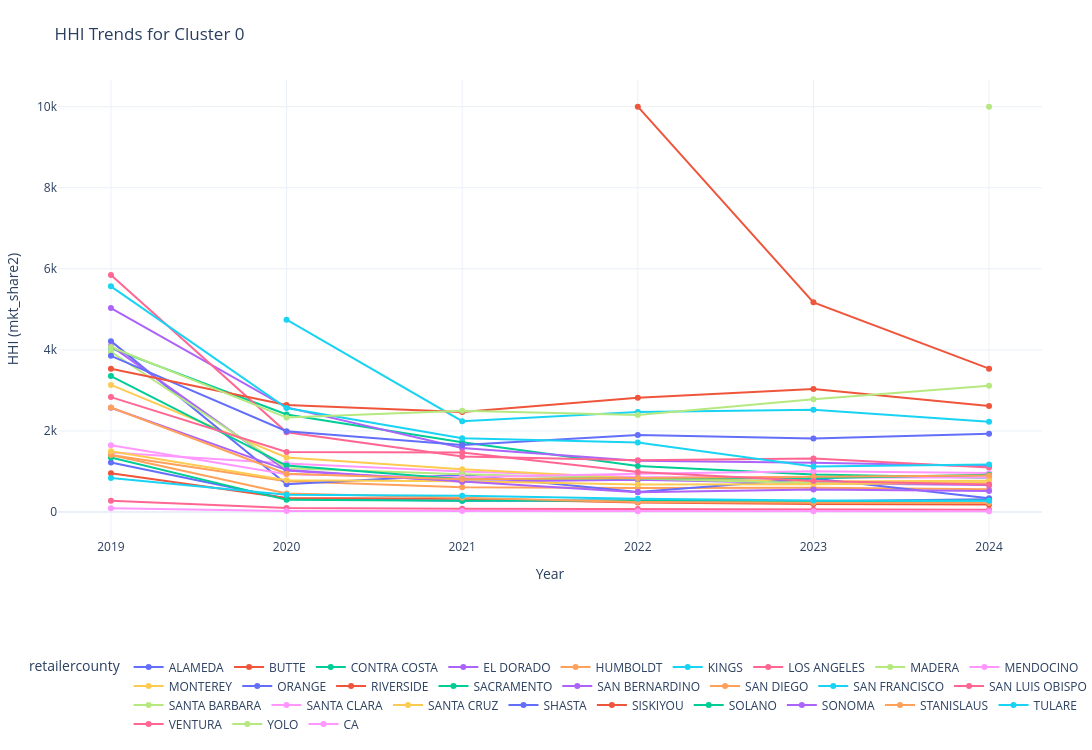
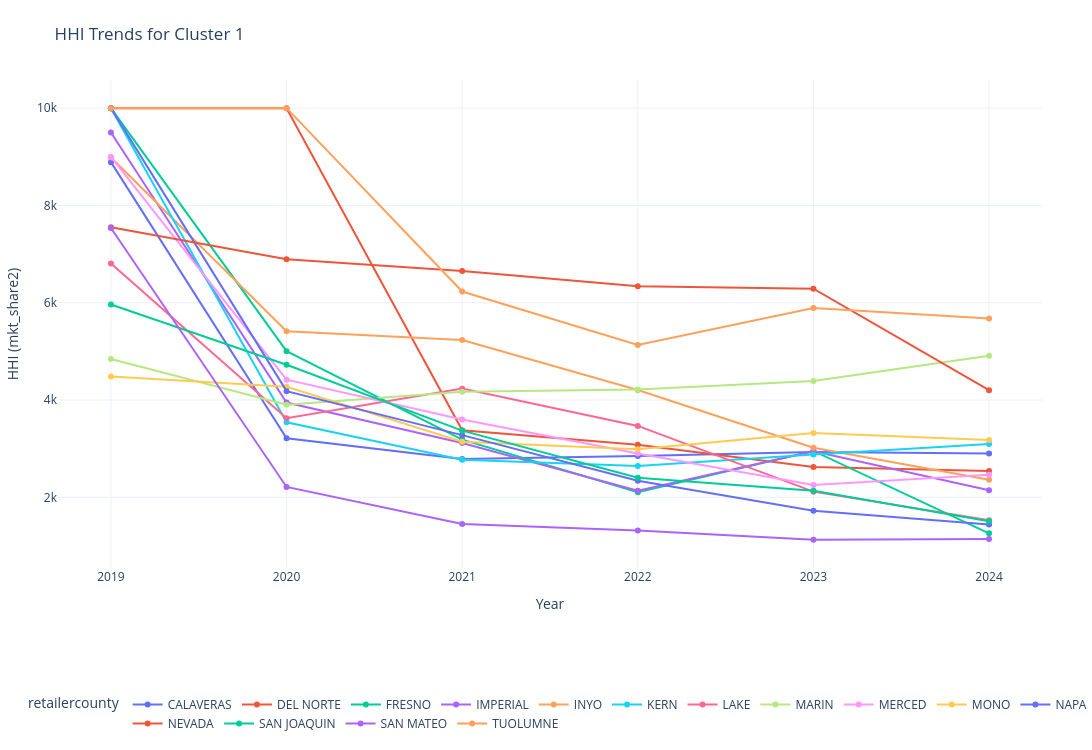
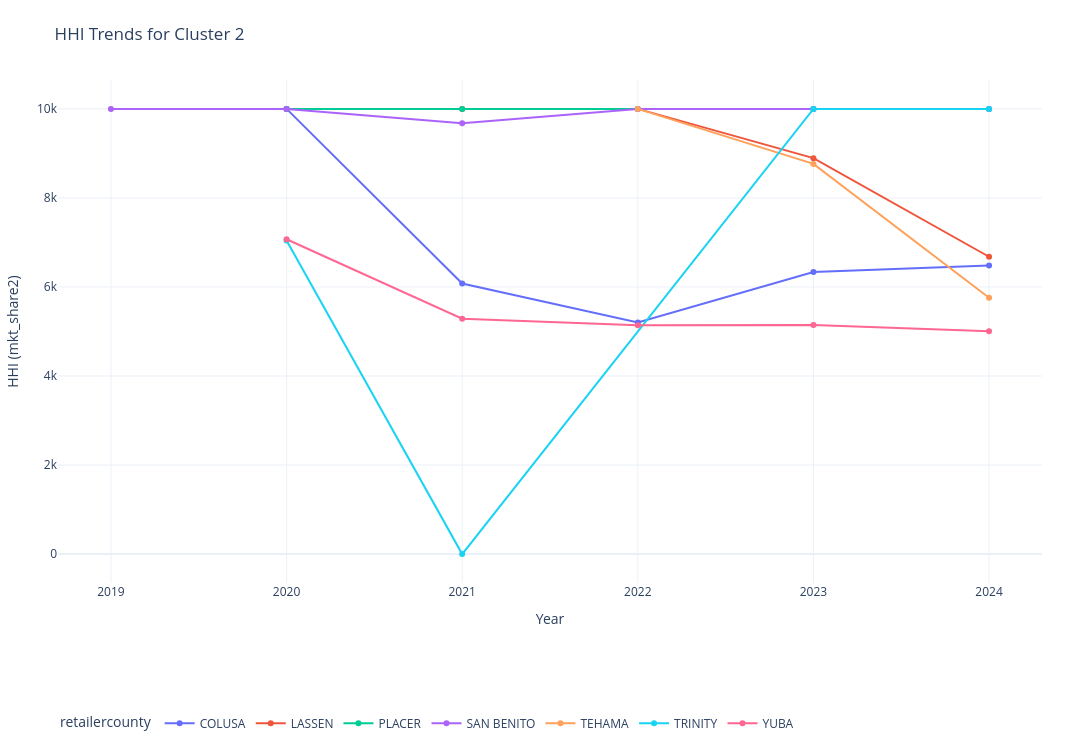

Write notebook code for charts like these, in order.
### Code cell
import plotly.express as px
import plotly.graph_objects as go

unique_clusters = df_filtered['cluster'].unique()

for cluster_label in unique_clusters:
    df_cluster = df_filtered[df_filtered['cluster'] == cluster_label]

    fig = px.line(
        df_cluster,
        x="year",
        y="mkt_share2",
        color="retailercounty",
        markers=True,
        title=f"HHI Trends for Cluster {cluster_label}",
        labels={"mkt_share2": "HHI (mkt_share2)", "year": "Year"},
    )

    fig.update_layout(
        template="plotly_white",
        width=1300,
        height=750,
        legend=dict(orientation="h", y=-0.25),
        margin=dict(l=50, r=50, t=80, b=80),
    )

    fig.show()

    fig.write_html(f"cluster_{cluster_label}_trends.html")

### Figure 1 — Plotly figure (JSON) as saved in the notebook; plotly's stock layout.template omitted (floating-point values rounded to 4 significant figures)
{"data": [{"hovertemplate": "retailercounty=ALAMEDA<br>Year=%{x}<br>HHI (mkt_share2)=%{y}<extra></extra>", "legendgroup": "ALAMEDA", "line": {"color": "#636efa", "dash": "solid"}, "marker": {"symbol": "circle"}, "mode": "lines+markers", "name": "ALAMEDA", "orientation": "v", "showlegend": true, "type": "scatter", "x": [2019, 2020, 2021, 2022, 2023, 2024], "xaxis": "x", "y": [1221.0, 325.3, 277.2, 285.2, 267.1, 317.1], "yaxis": "y"}, {"hovertemplate": "retailercounty=BUTTE<br>Year=%{x}<br>HHI (mkt_share2)=%{y}<extra></extra>", "legendgroup": "BUTTE", "line": {"color": "#EF553B", "dash": "solid"}, "marker": {"symbol": "circle"}, "mode": "lines+markers", "name": "BUTTE", "orientation": "v", "showlegend": true, "type": "scatter", "x": [2022, 2023, 2024], "xaxis": "x", "y": [10000.0, 5172.0, 3537.0], "yaxis": "y"}, {"hovertemplate": "retailercounty=CONTRA COSTA<br>Year=%{x}<br>HHI (mkt_share2)=%{y}<extra></extra>", "legendgroup": "CONTRA COSTA", "line": {"color": "#00cc96", "dash": "solid"}, "marker": {"symbol": "circle"}, "mode": "lines+markers", "name": "CONTRA COSTA", "orientation": "v", "showlegend": true, "type": "scatter", "x": [2019, 2020, 2021, 2022, 2023, 2024], "xaxis": "x", "y": [4044.0, 2406.0, 1724.0, 1134.0, 923.2, 848.0], "yaxis": "y"}, {"hovertemplate": "retailercounty=EL DORADO<br>Year=%{x}<br>HHI (mkt_share2)=%{y}<extra></extra>", "legendgroup": "EL DORADO", "line": {"color": "#ab63fa", "dash": "solid"}, "marker": {"symbol": "circle"}, "mode": "lines+markers", "name": "EL DORADO", "orientation": "v", "showlegend": true, "type": "scatter", "x": [2019, 2020, 2021, 2022, 2023, 2024], "xaxis": "x", "y": [5031.0, 2581.0, 1578.0, 1264.0, 1217.0, 1138.0], "yaxis": "y"}, {"hovertemplate": "retailercounty=HUMBOLDT<br>Year=%{x}<br>HHI (mkt_share2)=%{y}<extra></extra>", "legendgroup": "HUMBOLDT", "line": {"color": "#FFA15A", "dash": "solid"}, "marker": {"symbol": "circle"}, "mode": "lines+markers", "name": "HUMBOLDT", "orientation": "v", "showlegend": true, "type": "scatter", "x": [2019, 2020, 2021, 2022, 2023, 2024], "xaxis": "x", "y": [1404.0, 761.9, 608.4, 589.7, 595.7, 561.0], "yaxis": "y"}, {"hovertemplate": "retailercounty=KINGS<br>Year=%{x}<br>HHI (mkt_share2)=%{y}<extra></extra>", "legendgroup": "KINGS", "line": {"color": "#19d3f3", "dash": "solid"}, "marker": {"symbol": "circle"}, "mode": "lines+markers", "name": "KINGS", "orientation": "v", "showlegend": true, "type": "scatter", "x": [2020, 2021, 2022, 2023, 2024], "xaxis": "x", "y": [4743.0, 2240.0, 2469.0, 2523.0, 2226.0], "yaxis": "y"}, {"hovertemplate": "retailercounty=LOS ANGELES<br>Year=%{x}<br>HHI (mkt_share2)=%{y}<extra></extra>", "legendgroup": "LOS ANGELES", "line": {"color": "#FF6692", "dash": "solid"}, "marker": {"symbol": "circle"}, "mode": "lines+markers", "name": "LOS ANGELES", "orientation": "v", "showlegend": true, "type": "scatter", "x": [2019, 2020, 2021, 2022, 2023, 2024], "xaxis": "x", "y": [276.8, 101.8, 83.01, 75.88, 56.88, 57.41], "yaxis": "y"}, {"hovertemplate": "retailercounty=MADERA<br>Year=%{x}<br>HHI (mkt_share2)=%{y}<extra></extra>", "legendgroup": "MADERA", "line": {"color": "#B6E880", "dash": "solid"}, "marker": {"symbol": "circle"}, "mode": "lines+markers", "name": "MADERA", "orientation": "v", "showlegend": true, "type": "scatter", "x": [2024], "xaxis": "x", "y": [10000.0], "yaxis": "y"}, {"hovertemplate": "retailercounty=MENDOCINO<br>Year=%{x}<br>HHI (mkt_share2)=%{y}<extra></extra>", "legendgroup": "MENDOCINO", "line": {"color": "#FF97FF", "dash": "solid"}, "marker": {"symbol": "circle"}, "mode": "lines+markers", "name": "MENDOCINO", "orientation": "v", "showlegend": true, "type": "scatter", "x": [2019, 2020, 2021, 2022, 2023, 2024], "xaxis": "x", "y": [1470.0, 1196.0, 997.0, 862.1, 854.1, 852.6], "yaxis": "y"}, {"hovertemplate": "retailercounty=MONTEREY<br>Year=%{x}<br>HHI (mkt_share2)=%{y}<extra></extra>", "legendgroup": "MONTEREY", "line": {"color": "#FECB52", "dash": "solid"}, "marker": {"symbol": "circle"}, "mode": "lines+markers", "name": "MONTEREY", "orientation": "v", "showlegend": true, "type": "scatter", "x": [2019, 2020, 2021, 2022, 2023, 2024], "xaxis": "x", "y": [3135.0, 1348.0, 1055.0, 825.5, 751.6, 771.0], "yaxis": "y"}, {"hovertemplate": "retailercounty=ORANGE<br>Year=%{x}<br>HHI (mkt_share2)=%{y}<extra></extra>", "legendgroup": "ORANGE", "line": {"color": "#636efa", "dash": "solid"}, "marker": {"symbol": "circle"}, "mode": "lines+markers", "name": "ORANGE", "orientation": "v", "showlegend": true, "type": "scatter", "x": [2019, 2020, 2021, 2022, 2023, 2024], "xaxis": "x", "y": [4215.0, 682.4, 917.1, 494.4, 828.9, 339.5], "yaxis": "y"}, {"hovertemplate": "retailercounty=RIVERSIDE<br>Year=%{x}<br>HHI (mkt_share2)=%{y}<extra></extra>", "legendgroup": "RIVERSIDE", "line": {"color": "#EF553B", "dash": "solid"}, "marker": {"symbol": "circle"}, "mode": "lines+markers", "name": "RIVERSIDE", "orientation": "v", "showlegend": true, "type": "scatter", "x": [2019, 2020, 2021, 2022, 2023, 2024], "xaxis": "x", "y": [958.2, 345.4, 324.7, 237.6, 198.3, 186.8], "yaxis": "y"}, {"hovertemplate": "retailercounty=SACRAMENTO<br>Year=%{x}<br>HHI (mkt_share2)=%{y}<extra></extra>", "legendgroup": "SACRAMENTO", "line": {"color": "#00cc96", "dash": "solid"}, "marker": {"symbol": "circle"}, "mode": "lines+markers", "name": "SACRAMENTO", "orientation": "v", "showlegend": true, "type": "scatter", "x": [2019, 2020, 2021, 2022, 2023, 2024], "xaxis": "x", "y": [1347.0, 299.8, 275.5, 284.6, 265.9, 283.5], "yaxis": "y"}, {"hovertemplate": "retailercounty=SAN BERNARDINO<br>Year=%{x}<br>HHI (mkt_share2)=%{y}<extra></extra>", "legendgroup": "SAN BERNARDINO", "line": {"color": "#ab63fa", "dash": "solid"}, "marker": {"symbol": "circle"}, "mode": "lines+markers", "name": "SAN BERNARDINO", "orientation": "v", "showlegend": true, "type": "scatter", "x": [2019, 2020, 2021, 2022, 2023, 2024], "xaxis": "x", "y": [4098.0, 1023.0, 749.3, 794.8, 707.4, 666.0], "yaxis": "y"}, {"hovertemplate": "retailercounty=SAN DIEGO<br>Year=%{x}<br>HHI (mkt_share2)=%{y}<extra></extra>", "legendgroup": "SAN DIEGO", "line": {"color": "#FFA15A", "dash": "solid"}, "marker": {"symbol": "circle"}, "mode": "lines+markers", "name": "SAN DIEGO", "orientation": "v", "showlegend": true, "type": "scatter", "x": [2019, 2020, 2021, 2022, 2023, 2024], "xaxis": "x", "y": [1409.0, 458.6, 349.6, 249.9, 231.3, 224.8], "yaxis": "y"}, {"hovertemplate": "retailercounty=SAN FRANCISCO<br>Year=%{x}<br>HHI (mkt_share2)=%{y}<extra></extra>", "legendgroup": "SAN FRANCISCO", "line": {"color": "#19d3f3", "dash": "solid"}, "marker": {"symbol": "circle"}, "mode": "lines+markers", "name": "SAN FRANCISCO", "orientation": "v", "showlegend": true, "type": "scatter", "x": [2019, 2020, 2021, 2022, 2023, 2024], "xaxis": "x", "y": [836.5, 427.0, 398.3, 328.9, 284.4, 275.7], "yaxis": "y"}, {"hovertemplate": "retailercounty=SAN LUIS OBISPO<br>Year=%{x}<br>HHI (mkt_share2)=%{y}<extra></extra>", "legendgroup": "SAN LUIS OBISPO", "line": {"color": "#FF6692", "dash": "solid"}, "marker": {"symbol": "circle"}, "mode": "lines+markers", "name": "SAN LUIS OBISPO", "orientation": "v", "showlegend": true, "type": "scatter", "x": [2019, 2020, 2021, 2022, 2023, 2024], "xaxis": "x", "y": [5846.0, 1969.0, 1372.0, 1274.0, 1320.0, 1096.0], "yaxis": "y"}, {"hovertemplate": "retailercounty=SANTA BARBARA<br>Year=%{x}<br>HHI (mkt_share2)=%{y}<extra></extra>", "legendgroup": "SANTA BARBARA", "line": {"color": "#B6E880", "dash": "solid"}, "marker": {"symbol": "circle"}, "mode": "lines+markers", "name": "SANTA BARBARA", "orientation": "v", "showlegend": true, "type": "scatter", "x": [2019, 2020, 2021, 2022, 2023, 2024], "xaxis": "x", "y": [3954.0, 1080.0, 929.0, 828.8, 707.2, 718.9], "yaxis": "y"}, {"hovertemplate": "retailercounty=SANTA CLARA<br>Year=%{x}<br>HHI (mkt_share2)=%{y}<extra></extra>", "legendgroup": "SANTA CLARA", "line": {"color": "#FF97FF", "dash": "solid"}, "marker": {"symbol": "circle"}, "mode": "lines+markers", "name": "SANTA CLARA", "orientation": "v", "showlegend": true, "type": "scatter", "x": [2019, 2020, 2021, 2022, 2023, 2024], "xaxis": "x", "y": [1645.0, 934.0, 857.7, 947.0, 1008.0, 961.1], "yaxis": "y"}, {"hovertemplate": "retailercounty=SANTA CRUZ<br>Year=%{x}<br>HHI (mkt_share2)=%{y}<extra></extra>", "legendgroup": "SANTA CRUZ", "line": {"color": "#FECB52", "dash": "solid"}, "marker": {"symbol": "circle"}, "mode": "lines+markers", "name": "SANTA CRUZ", "orientation": "v", "showlegend": true, "type": "scatter", "x": [2019, 2020, 2021, 2022, 2023, 2024], "xaxis": "x", "y": [1500.0, 781.4, 757.6, 675.8, 682.1, 728.5], "yaxis": "y"}, {"hovertemplate": "retailercounty=SHASTA<br>Year=%{x}<br>HHI (mkt_share2)=%{y}<extra></extra>", "legendgroup": "SHASTA", "line": {"color": "#636efa", "dash": "solid"}, "marker": {"symbol": "circle"}, "mode": "lines+markers", "name": "SHASTA", "orientation": "v", "showlegend": true, "type": "scatter", "x": [2019, 2020, 2021, 2022, 2023, 2024], "xaxis": "x", "y": [3853.0, 1992.0, 1654.0, 1901.0, 1815.0, 1931.0], "yaxis": "y"}, {"hovertemplate": "retailercounty=SISKIYOU<br>Year=%{x}<br>HHI (mkt_share2)=%{y}<extra></extra>", "legendgroup": "SISKIYOU", "line": {"color": "#EF553B", "dash": "solid"}, "marker": {"symbol": "circle"}, "mode": "lines+markers", "name": "SISKIYOU", "orientation": "v", "showlegend": true, "type": "scatter", "x": [2019, 2020, 2021, 2022, 2023, 2024], "xaxis": "x", "y": [3532.0, 2641.0, 2469.0, 2816.0, 3032.0, 2614.0], "yaxis": "y"}, {"hovertemplate": "retailercounty=SOLANO<br>Year=%{x}<br>HHI (mkt_share2)=%{y}<extra></extra>", "legendgroup": "SOLANO", "line": {"color": "#00cc96", "dash": "solid"}, "marker": {"symbol": "circle"}, "mode": "lines+markers", "name": "SOLANO", "orientation": "v", "showlegend": true, "type": "scatter", "x": [2019, 2020, 2021, 2022, 2023, 2024], "xaxis": "x", "y": [3353.0, 1146.0, 808.5, 833.5, 833.7, 918.0], "yaxis": "y"}, {"hovertemplate": "retailercounty=SONOMA<br>Year=%{x}<br>HHI (mkt_share2)=%{y}<extra></extra>", "legendgroup": "SONOMA", "line": {"color": "#ab63fa", "dash": "solid"}, "marker": {"symbol": "circle"}, "mode": "lines+markers", "name": "SONOMA", "orientation": "v", "showlegend": true, "type": "scatter", "x": [2019, 2020, 2021, 2022, 2023, 2024], "xaxis": "x", "y": [2573.0, 1034.0, 753.7, 490.4, 552.6, 518.1], "yaxis": "y"}, {"hovertemplate": "retailercounty=STANISLAUS<br>Year=%{x}<br>HHI (mkt_share2)=%{y}<extra></extra>", "legendgroup": "STANISLAUS", "line": {"color": "#FFA15A", "dash": "solid"}, "marker": {"symbol": "circle"}, "mode": "lines+markers", "name": "STANISLAUS", "orientation": "v", "showlegend": true, "type": "scatter", "x": [2019, 2020, 2021, 2022, 2023, 2024], "xaxis": "x", "y": [2577.0, 944.6, 807.1, 838.0, 872.2, 902.1], "yaxis": "y"}, {"hovertemplate": "retailercounty=TULARE<br>Year=%{x}<br>HHI (mkt_share2)=%{y}<extra></extra>", "legendgroup": "TULARE", "line": {"color": "#19d3f3", "dash": "solid"}, "marker": {"symbol": "circle"}, "mode": "lines+markers", "name": "TULARE", "orientation": "v", "showlegend": true, "type": "scatter", "x": [2019, 2020, 2021, 2022, 2023, 2024], "xaxis": "x", "y": [5567.0, 2564.0, 1822.0, 1713.0, 1123.0, 1175.0], "yaxis": "y"}, {"hovertemplate": "retailercounty=VENTURA<br>Year=%{x}<br>HHI (mkt_share2)=%{y}<extra></extra>", "legendgroup": "VENTURA", "line": {"color": "#FF6692", "dash": "solid"}, "marker": {"symbol": "circle"}, "mode": "lines+markers", "name": "VENTURA", "orientation": "v", "showlegend": true, "type": "scatter", "x": [2019, 2020, 2021, 2022, 2023, 2024], "xaxis": "x", "y": [2835.0, 1479.0, 1467.0, 988.6, 767.9, 680.9], "yaxis": "y"}, {"hovertemplate": "retailercounty=YOLO<br>Year=%{x}<br>HHI (mkt_share2)=%{y}<extra></extra>", "legendgroup": "YOLO", "line": {"color": "#B6E880", "dash": "solid"}, "marker": {"symbol": "circle"}, "mode": "lines+markers", "name": "YOLO", "orientation": "v", "showlegend": true, "type": "scatter", "x": [2019, 2020, 2021, 2022, 2023, 2024], "xaxis": "x", "y": [4071.0, 2329.0, 2495.0, 2391.0, 2780.0, 3117.0], "yaxis": "y"}, {"hovertemplate": "retailercounty=CA<br>Year=%{x}<br>HHI (mkt_share2)=%{y}<extra></extra>", "legendgroup": "CA", "line": {"color": "#FF97FF", "dash": "solid"}, "marker": {"symbol": "circle"}, "mode": "lines+markers", "name": "CA", "orientation": "v", "showlegend": true, "type": "scatter", "x": [2019, 2020, 2021, 2022, 2023, 2024], "xaxis": "x", "y": [93.13, 27.01, 23.31, 19.59, 18.68, 16.4], "yaxis": "y"}], "layout": {"height": 750, "legend": {"orientation": "h", "title": {"text": "retailercounty"}, "tracegroupgap": 0, "y": -0.25}, "margin": {"b": 80, "l": 50, "r": 50, "t": 80}, "title": {"text": "HHI Trends for Cluster 0"}, "width": 1300, "xaxis": {"anchor": "y", "domain": [0, 1], "title": {"text": "Year"}}, "yaxis": {"anchor": "x", "domain": [0, 1], "title": {"text": "HHI (mkt_share2)"}}}}

### Figure 2 — Plotly figure (JSON) as saved in the notebook; plotly's stock layout.template omitted (floating-point values rounded to 4 significant figures)
{"data": [{"hovertemplate": "retailercounty=CALAVERAS<br>Year=%{x}<br>HHI (mkt_share2)=%{y}<extra></extra>", "legendgroup": "CALAVERAS", "line": {"color": "#636efa", "dash": "solid"}, "marker": {"symbol": "circle"}, "mode": "lines+markers", "name": "CALAVERAS", "orientation": "v", "showlegend": true, "type": "scatter", "x": [2019, 2020, 2021, 2022, 2023, 2024], "xaxis": "x", "y": [8890.0, 3214.0, 2789.0, 2852.0, 2934.0, 2904.0], "yaxis": "y"}, {"hovertemplate": "retailercounty=DEL NORTE<br>Year=%{x}<br>HHI (mkt_share2)=%{y}<extra></extra>", "legendgroup": "DEL NORTE", "line": {"color": "#EF553B", "dash": "solid"}, "marker": {"symbol": "circle"}, "mode": "lines+markers", "name": "DEL NORTE", "orientation": "v", "showlegend": true, "type": "scatter", "x": [2019, 2020, 2021, 2022, 2023, 2024], "xaxis": "x", "y": [10000.0, 10000.0, 3377.0, 3083.0, 2623.0, 2542.0], "yaxis": "y"}, {"hovertemplate": "retailercounty=FRESNO<br>Year=%{x}<br>HHI (mkt_share2)=%{y}<extra></extra>", "legendgroup": "FRESNO", "line": {"color": "#00cc96", "dash": "solid"}, "marker": {"symbol": "circle"}, "mode": "lines+markers", "name": "FRESNO", "orientation": "v", "showlegend": true, "type": "scatter", "x": [2019, 2020, 2021, 2022, 2023, 2024], "xaxis": "x", "y": [10000.0, 5006.0, 3187.0, 2107.0, 2954.0, 1260.0], "yaxis": "y"}, {"hovertemplate": "retailercounty=IMPERIAL<br>Year=%{x}<br>HHI (mkt_share2)=%{y}<extra></extra>", "legendgroup": "IMPERIAL", "line": {"color": "#ab63fa", "dash": "solid"}, "marker": {"symbol": "circle"}, "mode": "lines+markers", "name": "IMPERIAL", "orientation": "v", "showlegend": true, "type": "scatter", "x": [2019, 2020, 2021, 2022, 2023, 2024], "xaxis": "x", "y": [9500.0, 3948.0, 3119.0, 2135.0, 2950.0, 2148.0], "yaxis": "y"}, {"hovertemplate": "retailercounty=INYO<br>Year=%{x}<br>HHI (mkt_share2)=%{y}<extra></extra>", "legendgroup": "INYO", "line": {"color": "#FFA15A", "dash": "solid"}, "marker": {"symbol": "circle"}, "mode": "lines+markers", "name": "INYO", "orientation": "v", "showlegend": true, "type": "scatter", "x": [2019, 2020, 2021, 2022, 2023, 2024], "xaxis": "x", "y": [8987.0, 5415.0, 5234.0, 4207.0, 3019.0, 2362.0], "yaxis": "y"}, {"hovertemplate": "retailercounty=KERN<br>Year=%{x}<br>HHI (mkt_share2)=%{y}<extra></extra>", "legendgroup": "KERN", "line": {"color": "#19d3f3", "dash": "solid"}, "marker": {"symbol": "circle"}, "mode": "lines+markers", "name": "KERN", "orientation": "v", "showlegend": true, "type": "scatter", "x": [2019, 2020, 2021, 2022, 2023, 2024], "xaxis": "x", "y": [10000.0, 3542.0, 2774.0, 2644.0, 2879.0, 3095.0], "yaxis": "y"}, {"hovertemplate": "retailercounty=LAKE<br>Year=%{x}<br>HHI (mkt_share2)=%{y}<extra></extra>", "legendgroup": "LAKE", "line": {"color": "#FF6692", "dash": "solid"}, "marker": {"symbol": "circle"}, "mode": "lines+markers", "name": "LAKE", "orientation": "v", "showlegend": true, "type": "scatter", "x": [2019, 2020, 2021, 2022, 2023, 2024], "xaxis": "x", "y": [6805.0, 3626.0, 4235.0, 3469.0, 2118.0, 1530.0], "yaxis": "y"}, {"hovertemplate": "retailercounty=MARIN<br>Year=%{x}<br>HHI (mkt_share2)=%{y}<extra></extra>", "legendgroup": "MARIN", "line": {"color": "#B6E880", "dash": "solid"}, "marker": {"symbol": "circle"}, "mode": "lines+markers", "name": "MARIN", "orientation": "v", "showlegend": true, "type": "scatter", "x": [2019, 2020, 2021, 2022, 2023, 2024], "xaxis": "x", "y": [4842.0, 3904.0, 4171.0, 4217.0, 4390.0, 4912.0], "yaxis": "y"}, {"hovertemplate": "retailercounty=MERCED<br>Year=%{x}<br>HHI (mkt_share2)=%{y}<extra></extra>", "legendgroup": "MERCED", "line": {"color": "#FF97FF", "dash": "solid"}, "marker": {"symbol": "circle"}, "mode": "lines+markers", "name": "MERCED", "orientation": "v", "showlegend": true, "type": "scatter", "x": [2019, 2020, 2021, 2022, 2023, 2024], "xaxis": "x", "y": [9000.0, 4420.0, 3599.0, 2902.0, 2254.0, 2463.0], "yaxis": "y"}, {"hovertemplate": "retailercounty=MONO<br>Year=%{x}<br>HHI (mkt_share2)=%{y}<extra></extra>", "legendgroup": "MONO", "line": {"color": "#FECB52", "dash": "solid"}, "marker": {"symbol": "circle"}, "mode": "lines+markers", "name": "MONO", "orientation": "v", "showlegend": true, "type": "scatter", "x": [2019, 2020, 2021, 2022, 2023, 2024], "xaxis": "x", "y": [4486.0, 4274.0, 3145.0, 2988.0, 3325.0, 3177.0], "yaxis": "y"}, {"hovertemplate": "retailercounty=NAPA<br>Year=%{x}<br>HHI (mkt_share2)=%{y}<extra></extra>", "legendgroup": "NAPA", "line": {"color": "#636efa", "dash": "solid"}, "marker": {"symbol": "circle"}, "mode": "lines+markers", "name": "NAPA", "orientation": "v", "showlegend": true, "type": "scatter", "x": [2019, 2020, 2021, 2022, 2023, 2024], "xaxis": "x", "y": [10000.0, 4183.0, 3279.0, 2342.0, 1724.0, 1444.0], "yaxis": "y"}, {"hovertemplate": "retailercounty=NEVADA<br>Year=%{x}<br>HHI (mkt_share2)=%{y}<extra></extra>", "legendgroup": "NEVADA", "line": {"color": "#EF553B", "dash": "solid"}, "marker": {"symbol": "circle"}, "mode": "lines+markers", "name": "NEVADA", "orientation": "v", "showlegend": true, "type": "scatter", "x": [2019, 2020, 2021, 2022, 2023, 2024], "xaxis": "x", "y": [7553.0, 6894.0, 6654.0, 6341.0, 6289.0, 4204.0], "yaxis": "y"}, {"hovertemplate": "retailercounty=SAN JOAQUIN<br>Year=%{x}<br>HHI (mkt_share2)=%{y}<extra></extra>", "legendgroup": "SAN JOAQUIN", "line": {"color": "#00cc96", "dash": "solid"}, "marker": {"symbol": "circle"}, "mode": "lines+markers", "name": "SAN JOAQUIN", "orientation": "v", "showlegend": true, "type": "scatter", "x": [2019, 2020, 2021, 2022, 2023, 2024], "xaxis": "x", "y": [5963.0, 4725.0, 3371.0, 2404.0, 2137.0, 1509.0], "yaxis": "y"}, {"hovertemplate": "retailercounty=SAN MATEO<br>Year=%{x}<br>HHI (mkt_share2)=%{y}<extra></extra>", "legendgroup": "SAN MATEO", "line": {"color": "#ab63fa", "dash": "solid"}, "marker": {"symbol": "circle"}, "mode": "lines+markers", "name": "SAN MATEO", "orientation": "v", "showlegend": true, "type": "scatter", "x": [2019, 2020, 2021, 2022, 2023, 2024], "xaxis": "x", "y": [7538.0, 2214.0, 1454.0, 1320.0, 1127.0, 1145.0], "yaxis": "y"}, {"hovertemplate": "retailercounty=TUOLUMNE<br>Year=%{x}<br>HHI (mkt_share2)=%{y}<extra></extra>", "legendgroup": "TUOLUMNE", "line": {"color": "#FFA15A", "dash": "solid"}, "marker": {"symbol": "circle"}, "mode": "lines+markers", "name": "TUOLUMNE", "orientation": "v", "showlegend": true, "type": "scatter", "x": [2019, 2020, 2021, 2022, 2023, 2024], "xaxis": "x", "y": [10000.0, 10000.0, 6231.0, 5133.0, 5891.0, 5675.0], "yaxis": "y"}], "layout": {"height": 750, "legend": {"orientation": "h", "title": {"text": "retailercounty"}, "tracegroupgap": 0, "y": -0.25}, "margin": {"b": 80, "l": 50, "r": 50, "t": 80}, "title": {"text": "HHI Trends for Cluster 1"}, "width": 1300, "xaxis": {"anchor": "y", "domain": [0, 1], "title": {"text": "Year"}}, "yaxis": {"anchor": "x", "domain": [0, 1], "title": {"text": "HHI (mkt_share2)"}}}}

### Figure 3 — Plotly figure (JSON) as saved in the notebook; plotly's stock layout.template omitted (floating-point values rounded to 4 significant figures)
{"data": [{"hovertemplate": "retailercounty=COLUSA<br>Year=%{x}<br>HHI (mkt_share2)=%{y}<extra></extra>", "legendgroup": "COLUSA", "line": {"color": "#636efa", "dash": "solid"}, "marker": {"symbol": "circle"}, "mode": "lines+markers", "name": "COLUSA", "orientation": "v", "showlegend": true, "type": "scatter", "x": [2020, 2021, 2022, 2023, 2024], "xaxis": "x", "y": [10000.0, 6078.0, 5202.0, 6335.0, 6485.0], "yaxis": "y"}, {"hovertemplate": "retailercounty=LASSEN<br>Year=%{x}<br>HHI (mkt_share2)=%{y}<extra></extra>", "legendgroup": "LASSEN", "line": {"color": "#EF553B", "dash": "solid"}, "marker": {"symbol": "circle"}, "mode": "lines+markers", "name": "LASSEN", "orientation": "v", "showlegend": true, "type": "scatter", "x": [2020, 2021, 2022, 2023, 2024], "xaxis": "x", "y": [10000.0, 10000.0, 10000.0, 8894.0, 6679.0], "yaxis": "y"}, {"hovertemplate": "retailercounty=PLACER<br>Year=%{x}<br>HHI (mkt_share2)=%{y}<extra></extra>", "legendgroup": "PLACER", "line": {"color": "#00cc96", "dash": "solid"}, "marker": {"symbol": "circle"}, "mode": "lines+markers", "name": "PLACER", "orientation": "v", "showlegend": true, "type": "scatter", "x": [2020, 2021, 2022, 2023, 2024], "xaxis": "x", "y": [10000.0, 10000.0, 10000.0, 10000.0, 10000.0], "yaxis": "y"}, {"hovertemplate": "retailercounty=SAN BENITO<br>Year=%{x}<br>HHI (mkt_share2)=%{y}<extra></extra>", "legendgroup": "SAN BENITO", "line": {"color": "#ab63fa", "dash": "solid"}, "marker": {"symbol": "circle"}, "mode": "lines+markers", "name": "SAN BENITO", "orientation": "v", "showlegend": true, "type": "scatter", "x": [2019, 2020, 2021, 2022, 2023, 2024], "xaxis": "x", "y": [10000.0, 10000.0, 9679.0, 10000.0, 10000.0, 10000.0], "yaxis": "y"}, {"hovertemplate": "retailercounty=TEHAMA<br>Year=%{x}<br>HHI (mkt_share2)=%{y}<extra></extra>", "legendgroup": "TEHAMA", "line": {"color": "#FFA15A", "dash": "solid"}, "marker": {"symbol": "circle"}, "mode": "lines+markers", "name": "TEHAMA", "orientation": "v", "showlegend": true, "type": "scatter", "x": [2022, 2023, 2024], "xaxis": "x", "y": [10000.0, 8765.0, 5760.0], "yaxis": "y"}, {"hovertemplate": "retailercounty=TRINITY<br>Year=%{x}<br>HHI (mkt_share2)=%{y}<extra></extra>", "legendgroup": "TRINITY", "line": {"color": "#19d3f3", "dash": "solid"}, "marker": {"symbol": "circle"}, "mode": "lines+markers", "name": "TRINITY", "orientation": "v", "showlegend": true, "type": "scatter", "x": [2020, 2021, 2023, 2024], "xaxis": "x", "y": [7045.0, 0.0, 10000.0, 10000.0], "yaxis": "y"}, {"hovertemplate": "retailercounty=YUBA<br>Year=%{x}<br>HHI (mkt_share2)=%{y}<extra></extra>", "legendgroup": "YUBA", "line": {"color": "#FF6692", "dash": "solid"}, "marker": {"symbol": "circle"}, "mode": "lines+markers", "name": "YUBA", "orientation": "v", "showlegend": true, "type": "scatter", "x": [2020, 2021, 2022, 2023, 2024], "xaxis": "x", "y": [7072.0, 5287.0, 5142.0, 5148.0, 5004.0], "yaxis": "y"}], "layout": {"height": 750, "legend": {"orientation": "h", "title": {"text": "retailercounty"}, "tracegroupgap": 0, "y": -0.25}, "margin": {"b": 80, "l": 50, "r": 50, "t": 80}, "title": {"text": "HHI Trends for Cluster 2"}, "width": 1300, "xaxis": {"anchor": "y", "domain": [0, 1], "title": {"text": "Year"}}, "yaxis": {"anchor": "x", "domain": [0, 1], "title": {"text": "HHI (mkt_share2)"}}}}
